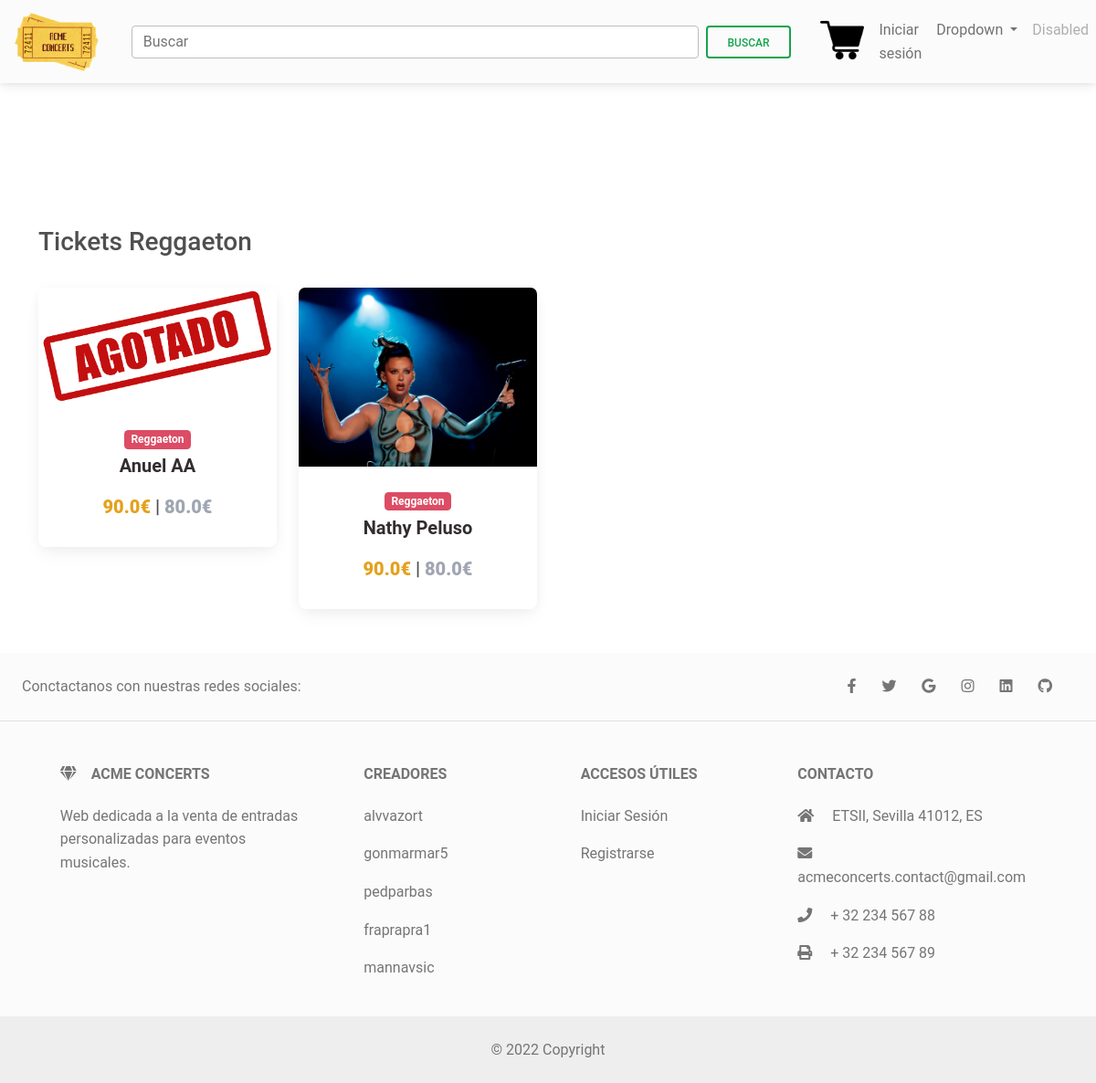
Before: /reggaeton with the older database file.
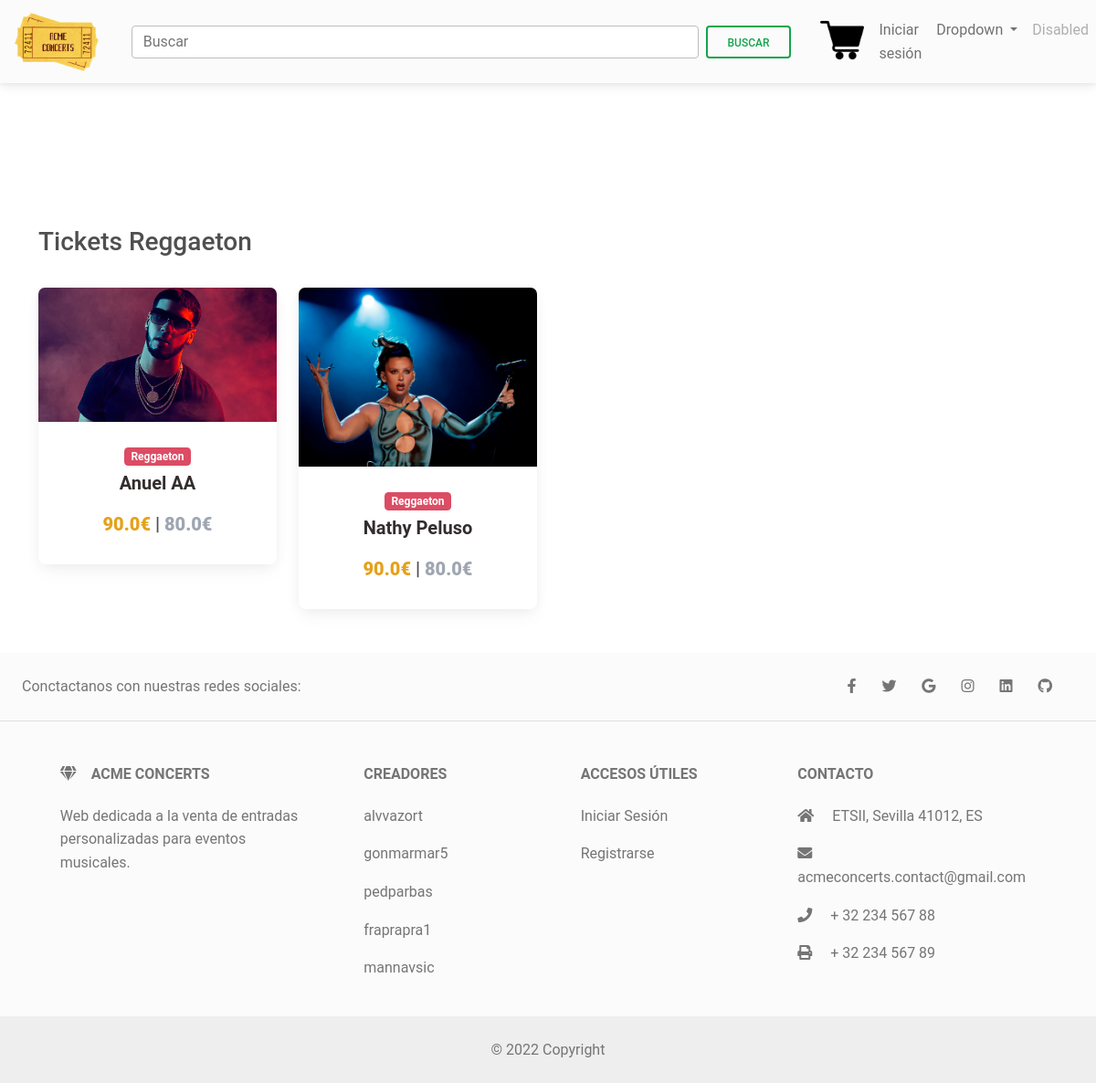
After: the same page with the newer database file.
### main/models.py (models this page shows, shortened)
class Ticket(models.Model):
    title = models.CharField(max_length=100)
    price = models.FloatField()
    price_customized = models.FloatField()
    category = models.CharField(choices=CATEGORY, max_length=2)
    slug = models.SlugField()
    description = models.TextField()
    image = models.ImageField(upload_to= 'images/tickets/')
    date = models.DateTimeField()
    stock = models.PositiveIntegerField(default=10)
    def get_absolute_url(self):
        return reverse("main:ticket", kwargs={
            'slug': self.slug
        })

### main/views.py (the view)
# urls.py: path('reggaeton', views.products_reggaeton, name='reggaeton'),
def products_reggaeton(request):
    print(Ticket.objects.values())
    context = {
        'items': Ticket.objects.filter(category = 'Rg'),
        "MEDIA_URL" : settings.MEDIA_URL,
        "categoria" : "Reggaeton"
    }
    return render(request, "categorias.html", context)

### main/templates/categorias.html
{% extends "base.html" %}
{% block content %}
<main>
    <br>
    <br>
    <br>
    <br>
    <br>
    <div class="container">
        <h3>Tickets {{categoria}}</h3>
        <br>
      <section class="text-center mb-4">
        <div class="row wow fadeIn">
            {% for ticket in items %}
                <div class="col-lg-3 col-md-6 mb-4">
                    <div class="card">
                        <div class="view overlay">
                            {% if ticket.stock == 0 %}
                            <img src="/resources/images/agotado.png" class="card-img-top">
                            <a href="{{ticket.get_absolute_url}}">
                                <div class="mask rgba-white-slight"></div>
                            </a>
                            {% else %}
                            <img src="{{MEDIA_URL}}{{ticket.image}}" class="card-img-top">
                            <a href="{{ticket.get_absolute_url}}">
                                <div class="mask rgba-white-slight"></div>
                            </a>
                        {% endif %}
                        </div>
                        <div class="card-body text-center">
                            <a href="">
                                <span class="badge bg-danger text-white mr-1">{{ticket.get_category_display}}</span>
                            </a>
                                <h5>
                                    <a href="{{ticket.get_absolute_url }}" >
                                        <span class="badge badge-pill text-dark"><h5><strong>{{ticket.title}} </strong></h5></span>
                                    </a>
                                </h5>
                            <h5 >
                            <strong>
                                {% if ticket.price %}
                                <span><b class="text-warning"> {{ ticket.price_customized }}€</b></span>
                                |
                                <span class="text-secondary mr-1">
                                    <b>{{ ticket.price }}€</b>
                                </span>
                                {% else %}
                                <span>{{ ticket.price_customized }}€</span>
                                {% endif %}
                            </strong>
                            </h5>
                        </div>
                    </div>
                </div>
            {% endfor %}
        </div>
      </section>
    </div>
</main>
{% endblock content %}

Changed rows visible on the page:
changed Ticket "Anuel AA": image: picture added; stock 0 → 10 (drawn); stock: picture removed
